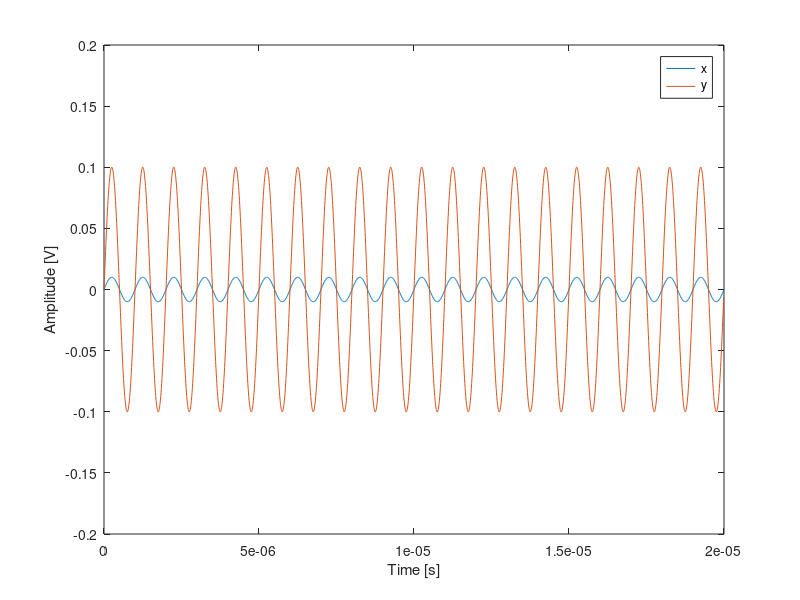
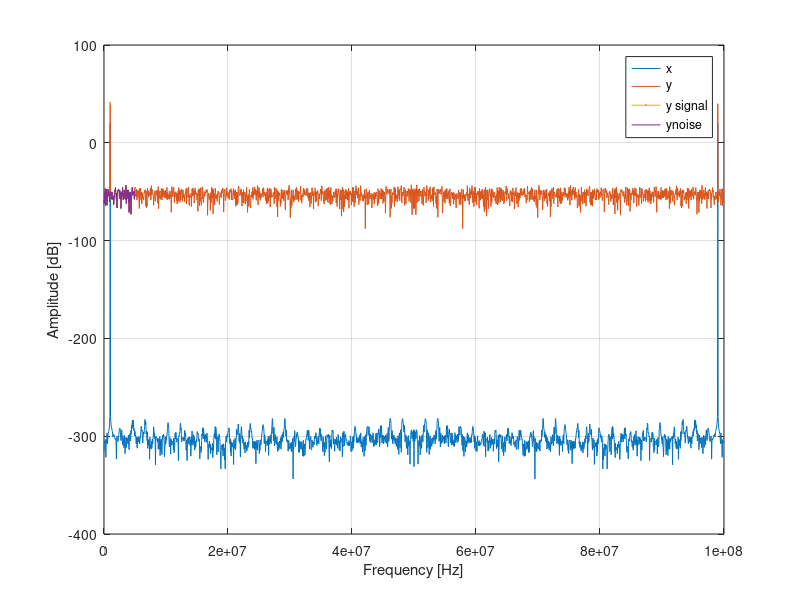

Source code (MATLAB) for these figures, in order:
clear;
close all;

% define input signal
% input amplitude 
A=10e-3; %[V]
% input frequency 
fin=1e6; %[Hz]

% number of periods to be simulated
no_periods=20; %[-]
% total simulation time
T=no_periods/fin; %[s]
% points per periond
no_points_per_period=100; %[-]
% simulation time step
dt=1/fin/no_points_per_period; %[s]
% define time vector
t=0:dt:T-dt; %[s]

% input signal
x=A*sin(2*pi*fin*t); %[V]

% define input-referred noise
% equivalent noise temperature
Te=300; %[K]
% reference resistor
R0=50; %[ohm]
%Boltzmann constant
k=1.38e-23; %[m^2kgs^-2K^-1]
% noise spectral density
Sn=4*k*Te*R0; %[V^2/Hz]
noise_rms=sqrt(Sn/dt/2); %[V]
noise=noise_rms*randn(size(t));

% define amplifier
% gain
a1=10; %[-]
a3=-4;%[V^-2]

% compute output signal
x_noise=x+noise;
y=a1*x_noise+a3*x_noise.^3; %[V]

%plot
plot(t,x,t,y)
xlabel('Time [s]')
ylabel('Amplitude [V]')
legend('x','y')

%compute fft
X=abs(fft(x));
XdB=20*log10(X); %[dB]
Y=abs(fft(y));
YdB=20*log10(Y); %[dB]
% FFT resolution
fres=1/T; %[Hz]
% maximum FFT frequency
fmax=1/dt; %[Hz]
% frequency vector
f=0:fres:(fmax-fres); %[Hz]

%compute SNR
% signal bins
maintone = round(fin/fres)+1;
signal_bins = [maintone];
%bandwidth for SNR calculation
BW=5e6; %[Hz]
%noise bins
inband_bins=1:round(BW/fres);
noise_bins=setdiff(inband_bins,signal_bins);

%signal power
S=sum(Y(signal_bins).^2);
%noise power
N=sum(Y(noise_bins).^2);
%SNR
SNR=10*log10(S/N);

figure
plot(f,XdB,f,YdB,f(signal_bins),YdB(signal_bins),f(noise_bins),YdB(noise_bins))
xlabel('Frequency [Hz]')
ylabel('Amplitude [dB]')
legend('x','y','y signal','ynoise')
grid
